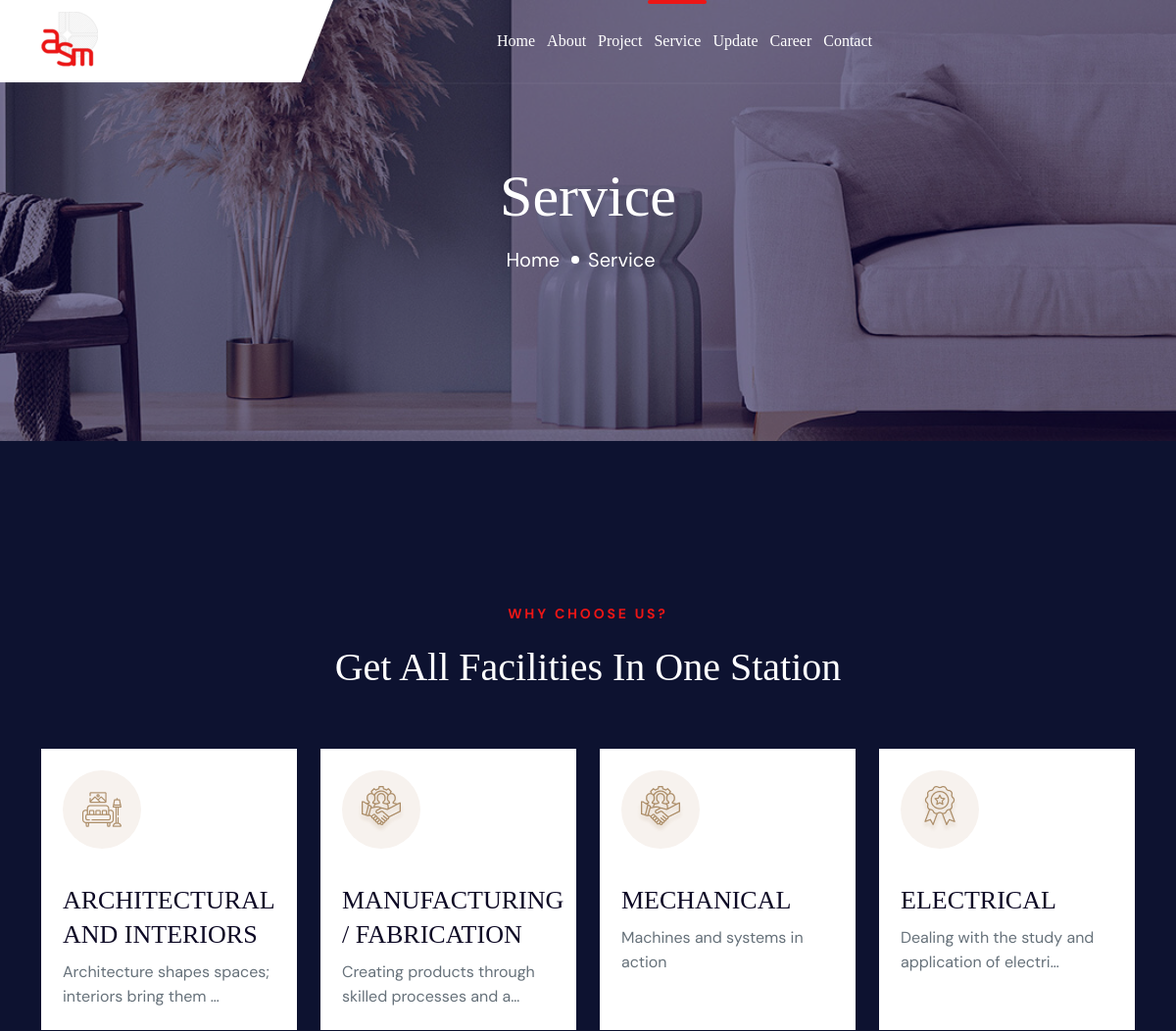
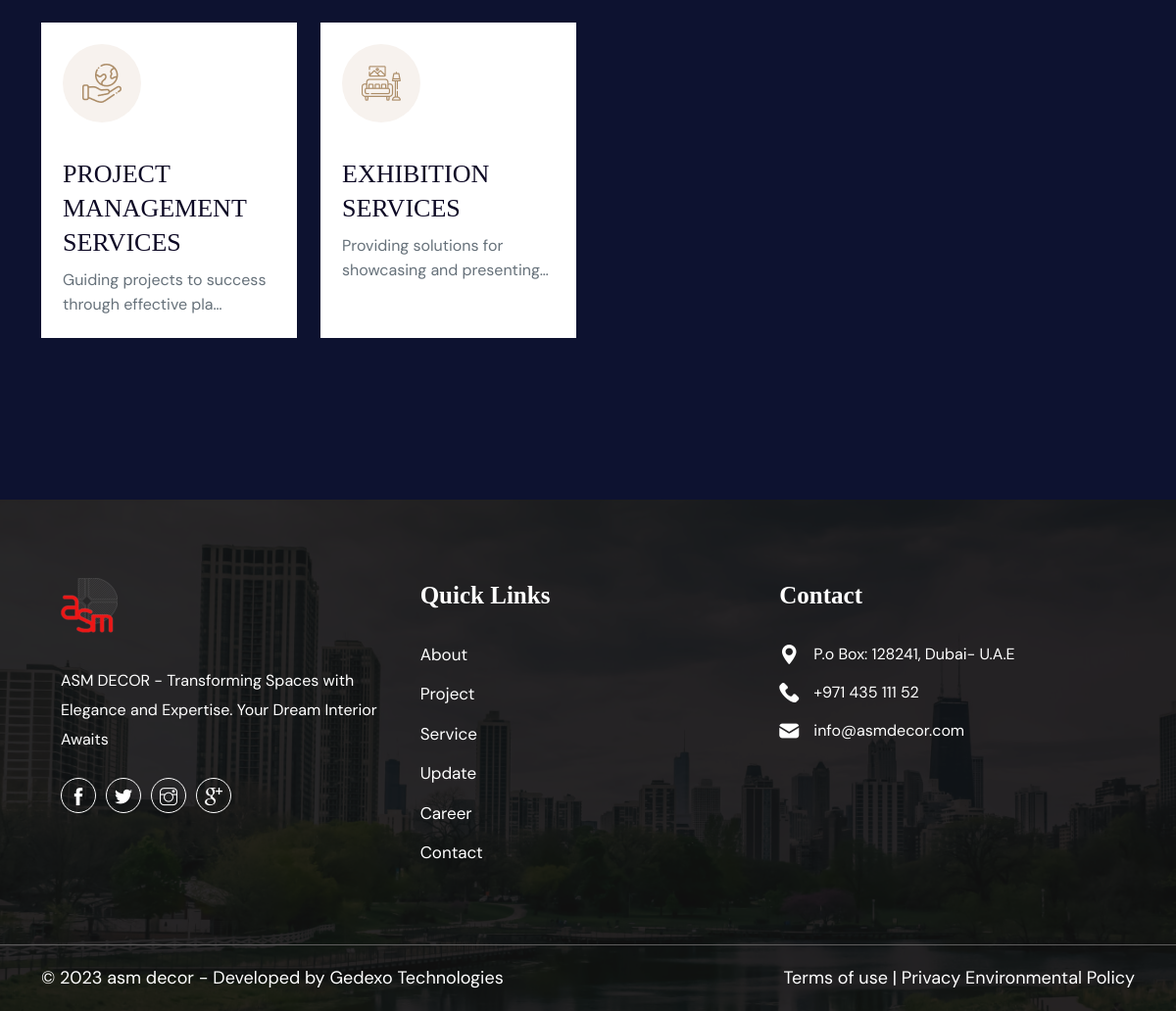
The app's page /service/ with its own data (2 pictures, top to bottom).
### web/models.py (models this page shows, shortened)
class ServiceCategory(models.Model):
    name=models.CharField(max_length=30)
    icon=models.ImageField()
    description=models.TextField()
    slug = models.SlugField(max_length=100, unique=True)

### web/views.py (the view)
# urls.py: path("service/", views.ServiceCategoryListView.as_view(), name="service"),
class ServiceCategoryListView(ListView):
    model = ServiceCategory
    context_object_name="servicescategories"
    def get_context_data(self, **kwargs):
        context = super().get_context_data(**kwargs)
        context["is_service"] = True
        return context

### templates/web/servicecategory_list.html
{% extends "web/base.html" %}
{% load static %}
{% block content %}
        <section class="wpo-page-title">
            <div class="container">
                <div class="row">
                    <div class="col col-xs-12">
                        <div class="wpo-breadcumb-wrap">
                            <h2>Service</h2>
                            <ol class="wpo-breadcumb-wrap">
                                <li><a href="index-2.html">Home</a></li>
                                <li>Service</li>
                            </ol>
                        </div>
                    </div>
                </div>
            </div>
        </section>
        <section class="wpo-service-section ">
            <div class="container">
                <div class="row justify-content-center">
                    <div class="col-lg-6 col-12">
                        <div class="wpo-section-title">
                            <span>WHY CHOOSE US?</span>
                            <h2>Get All Facilities In One Station</h2>
                        </div>
                    </div>
                </div>
                <div class="scervice-wrap">
                    <div class="row gutter-y">
                        {% for service in servicescategories %}
                        <div class="col-lg-3 col-md-6 col-12">
                            <div class="scervice-item item-height">
                                <div class="scervice-item-img">
                                    <img src="{{ service.icon.url }}" alt="">
                                </div>
                                <div class="scervice-item-text">
                                    <a href="{% url "web:service-single" service.slug %}">
                                        <h2>{{service.name}}</h2>
                                    </a>
                                    <p>{{service.description|truncatechars:50}}</p>
                                </div>
                            </div>
                        </div>
                        {% endfor %}
                    </div>
                </div>
            </div>
        </section>
{% endblock %}

### static/web/assets/css/custom.css (style rules this page uses)
.gutter-y { --bs-gutter-y: 1.5rem; }
.item-height { height: 100%; }

### records on screen
ServiceCategory: icon (picture), name "ARCHITECTURAL AND INTERIORS", description "Architecture shapes spaces; interiors bring them …"
ServiceCategory: icon (picture), name "MANUFACTURING / FABRICATION", description "Creating products through skilled processes and a…"
ServiceCategory: icon (picture), name "MECHANICAL", description "Machines and systems in action"
ServiceCategory: icon (picture), name "ELECTRICAL", description "Dealing with the study and application of electri…"
ServiceCategory: icon (picture), name "PROJECT MANAGEMENT SERVICES", description "Guiding projects to success through effective pla…"
ServiceCategory: icon (picture), name "EXHIBITION SERVICES", description "Providing solutions for showcasing and presenting…"
